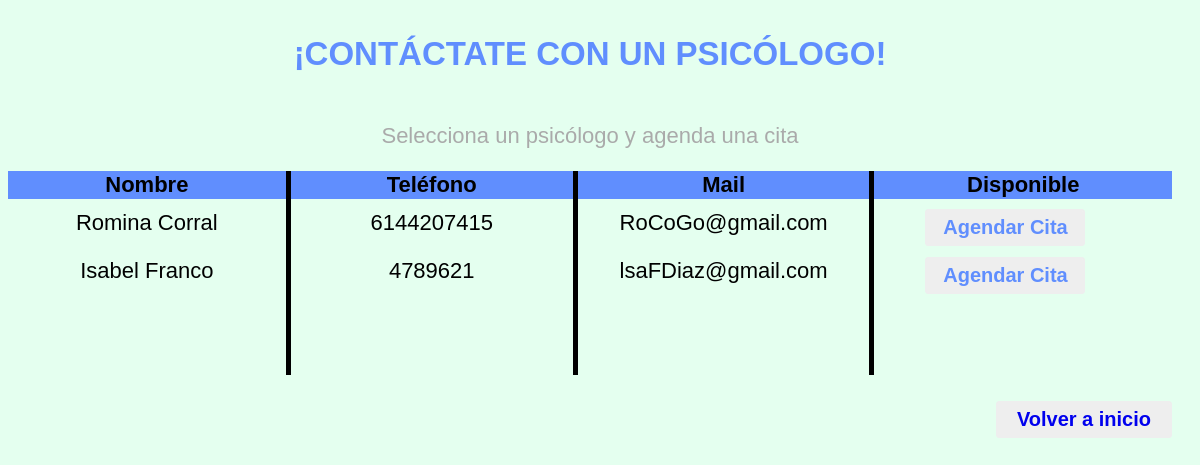
The app's page /contactar_psicologo.php (signed in) with its own data.
### tables this page shows
CREATE TABLE `psicologo` (
  `idpsicologo` int(11) NOT NULL,
  `nombre` varchar(45) NOT NULL,
  `apellido1` varchar(45) NOT NULL,
  `apellido2` varchar(45) NOT NULL,
  `correo` varchar(45) NOT NULL,
  `telefono` varchar(45) NOT NULL
);

### contactar_psicologo.php (the view, shortened to what this page needs)
<!DOCTYPE html>
<html>
<head>
    <link rel="stylesheet" href="contactar_psicologo.css">
    <link rel="stylesheet" href="tablas.css">
    <link rel="stylesheet" href="dialogo.css">
</head>
<body>
    <div class="container">
        <header class="hijos">
            <h2 id="titulo">¡CONTÁCTATE CON UN PSICÓLOGO!</h2>
        </header>
        <aside class="hijos">
            <p id="frase" align="center">Selecciona un psicólogo y agenda una cita</p>
        </aside>
    <section class="hijos">
            <table>
            <table rules="cols" cellspacing="5" >
                <colgroup>
                    <col span="4" class="col">
                </colgroup>
                <tr>
                    <td class="cabecera" width="300">Nombre</td>
                    <td class="cabecera" width="300">Teléfono<br></td>
                    <td class="cabecera" width="300">Mail<br></td>
                    <td class="cabecera" width="300">Disponible<br></td>
                </tr>
                <?php
                    $mysqli = new mysqli("localhost","root","","blu");
                    $mysqli->set_charset("utf8");
                    $NumControl= $_SESSION['usuario'];
                    $query = $mysqli->query("SELECT * FROM psicologo");
                    while($dat = $query ->fetch_object()){
                    echo "<tr>
                    <td>".$dat->nombre." ".$dat->apellido1."</td>
                    <td>".$dat->telefono."</td>
                    <td>".$dat->correo."</td>
                    <td class='boton'><a class='agendar' href='SQLcontactar_psicologo.php?id=".$dat->idpsicologo."&numControl=".$NumControl."'>Agendar Cita</a></td>
                    </tr>";
                    }
                ?>
                <tr>
                    <td> <br><br><br></td>
                    <td> </td>
                    <td> </td>
                    <td align="center" style="padding-top: 10px;"> </td>
                </tr>
            </table>
        </section>
        <footer class="hijos" align="right">
            <br><button class="inicio" type="submit" width="200px"><a href="principal_estudiantes.php">Volver a inicio</button></a>
        </footer>
    </div>
</body>
</html>

### contactar_psicologo.css (style rules this page uses)
html { font-size: 22px; background-color: rgb(228, 255, 239); box-sizing: border-box; margin: 0px; }
body { width: 97vw; font-family: Arial, Helvetica, sans-serif; }
.container { display: grid; grid-template-columns: 1fr 1fr; grid-template-areas: "header header " "aside aside " "section section " "footer footer"; justify-content: center; text-align: center; }
.container>.hijos { border-radius: 5px; }
header { grid-area: header; display: flex; align-items: center; justify-content: center; margin: 0; padding: 0; }
aside { grid-area: aside; justify-content: center; align-items: center; margin: 0; padding: 0; }
section { display: grid; grid-area: section; justify-content: center; align-items: center; }
footer { grid-area: footer; justify-content: center; align-items: center; }
#titulo { grid-area: titulo; }
h2 { color: rgb(96, 142, 254); }
#frase { text-align: center; border: 1px solid none; color: rgb(170, 170, 170); }
a { text-decoration: none; }
a.agendar { background-color: #eeeeeeff; background: linear-gradient(top, rgba(238, 238, 238, 0.219), #eeeeeeff); border: 1px solid #eeeeeeff; border-bottom: 1px solid #eeeeeeff; border-radius: 3px; box-shadow: inset 0 1px 0 0 rgba(238, 238, 238, 0.219); color: rgb(96, 142, 254); font-weight: bold; font-size: 20px; padding: 6px 4px; text-align: center; text-shadow: 0 -1px 0 rgba(238, 238, 238, 0.219); }
.agendar { margin-right: 50px; margin-left: 50px; display: block; }
button.inicio { background-color:#eeeeeeff; background: linear-gradient(top, rgba(238, 238, 238, 0.219),#eeeeeeff); border: 1px solid #eeeeeeff; border-bottom: 1px solid #eeeeeeff; border-radius: 3px; box-shadow: inset 0 1px 0 0 rgba(238, 238, 238, 0.219); color: rgb(96,142,254); font-weight: bold; font-size: 20px; padding: 6px 20px; text-align: center; text-shadow: 0 -1px 0 rgba(238, 238, 238, 0.219); }
.inicio { margin-right: 0; margin-left: auto; display: block; }
@media screen and (min-width: 641px) and (max-width: 1280px) { .agendar { width:150px; } }

### tablas.css (style rules this page uses)
.cabecera { width: 300 mm; background-color: rgb(96, 142, 254); font-weight: bold; }
.boton { padding-top: 10px; }
.col { border: black 5px solid; }

### records on screen
psicologo: nombre "Romina", apellido1 "Corral", telefono "6144207415", correo "RoCoGo@gmail.com"
psicologo: nombre "Isabel", apellido1 "Franco", telefono "4789621", correo "lsaFDiaz@gmail.com"
